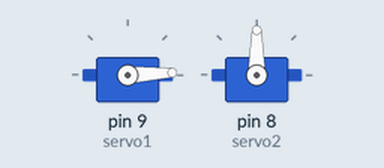
This sketch was run on a simulated Arduino Uno, built with avr-gcc and run on an emulated ATmega328P. On the bench: 2 × servo.

Above: at 0.05 s.
At 1.95 s:
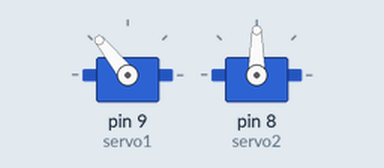
At 3.9 s:
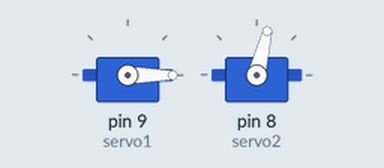
At 8.2 s:
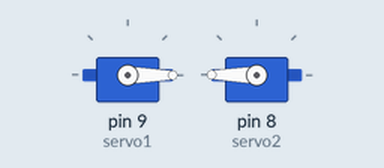
Timing chart, 0 to 10.7 s (numbered marks = the images above):
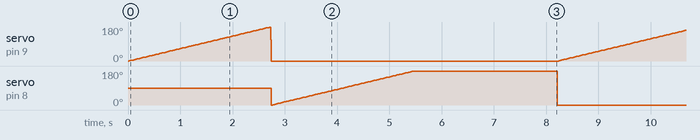

The sketch:

servo2coding.ino
```cpp
#include <Servo.h>

int i = 0,a=0;

Servo servo1,servo2;

void setup()
{
  servo1.attach(9); //servo1 sebelah kiri
 servo2.attach(8);//servo2 sebelah kanan

}

void loop()
{
//servo1 berputar 180 derajat
  for (i = 0; i <= 180; i += 1) //menentukan putran derajat
  {
    servo1.write(i);
    delay(15);// lama berhenti berputar
  }
  for (i = 180; i >= 0; i -= 1) //menentukan putran derajat
  {
    servo1.write(i);
  }

//akhirservo1


//servo2 berputar 360 drajat

 for (a = 0; a <= 360; a += 1) //menentukan putran derajat
  {

      servo2.write(a);
    delay(15);// lama berhenti berputar
  }
  for (a = 360; a >= 0; a -= 1) //menentukan putran derajat
  {

    servo2.write(a);
  }
//akhirservo2
}
```
